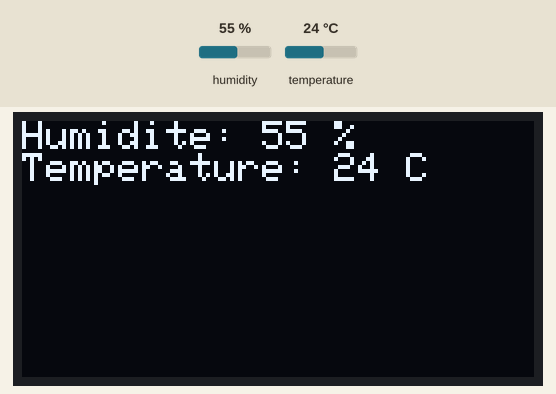
A sketch run on a simulated Arduino Uno, built with avr-gcc and run on an emulated ATmega328P. On the bench: 128×64 one-colour display. Inputs (shaded band) come from the test bench; at power-on: humidity 55 %, temperature 24 °C.

Above: at 1.9 s.
2.0 s: humidity set to 22 %
At 2.7 s:
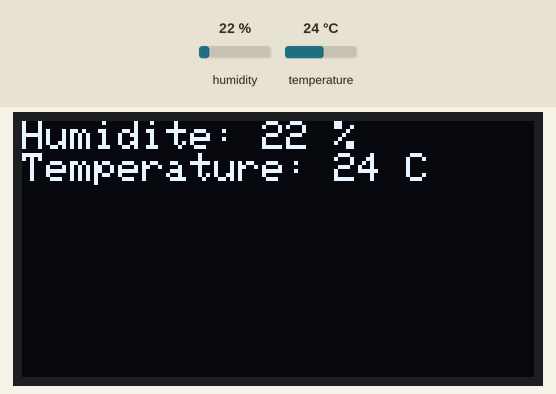
3.6 s: temperature set to 12 °C
At 4.6 s:
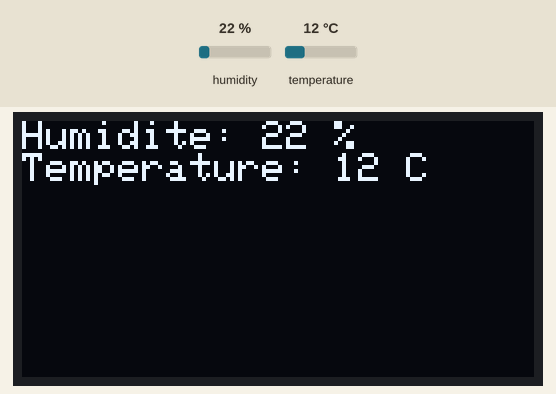
5.7 s: humidity set to 40 %
At 7.6 s:
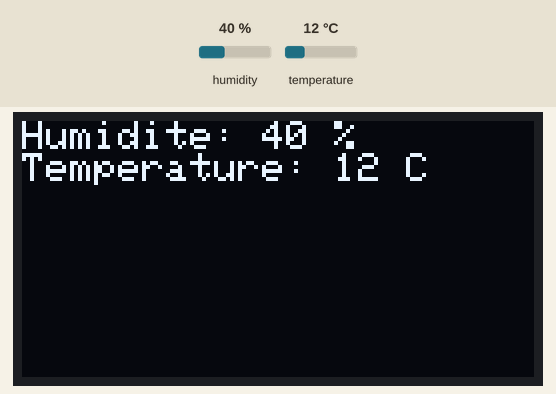
7.9 s: temperature set to 19 °C
Timing chart, 0 to 10.9 s (numbered marks = the images above; inputs shaded):
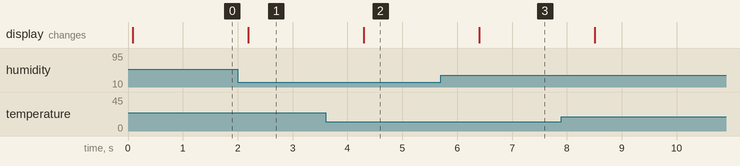

The sketch:

DHT11.ino
```cpp
#include <dht11.h>
#include <Adafruit_GFX.h>
#include <Adafruit_SSD1306.h>
#include <Wire.h>
#include <SPI.h>
//sda = A4
//scl= A5

dht11 DHT;
#define DHT11_PIN 4//D4
#define OLED_RESET 4
Adafruit_SSD1306 display(OLED_RESET);

void setup() {
  // put your setup code here, to run once:
  Serial.begin(9600);
  display.begin(SSD1306_SWITCHCAPVCC, 0x3C);
  display.clearDisplay();


}

void loop() {
  // put your main code here, to run repeatedly:
  display.clearDisplay();
  display.setTextSize(0);
  display.setTextColor(WHITE);
  display.setCursor(0,0);

  DHT.read(DHT11_PIN);

  display.print("Humidite: ");
  display.print(DHT.humidity,1);
  display.println(" %");

  display.print("Temperature: ");
  display.print(DHT.temperature,1);
  display.println(" C");


 // display.clearDisplay();
  display.display();
  delay(1000);

}
```

Measured:
- after the input at 2.0 s, the display: changes after 0.19 s (image 1)
- after the input at 3.6 s, the display: changes after 0.70 s (image 2)
- after the input at 5.7 s, the display: changes after 0.70 s (image 3)
